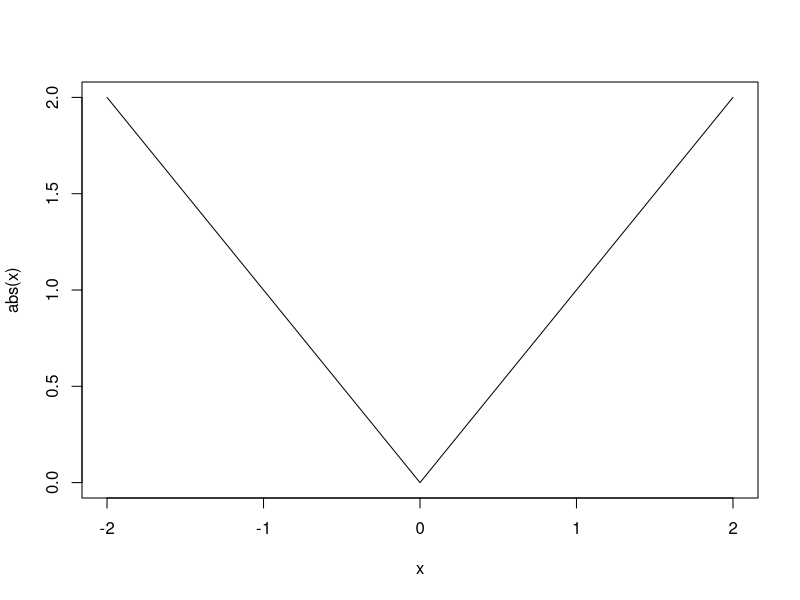
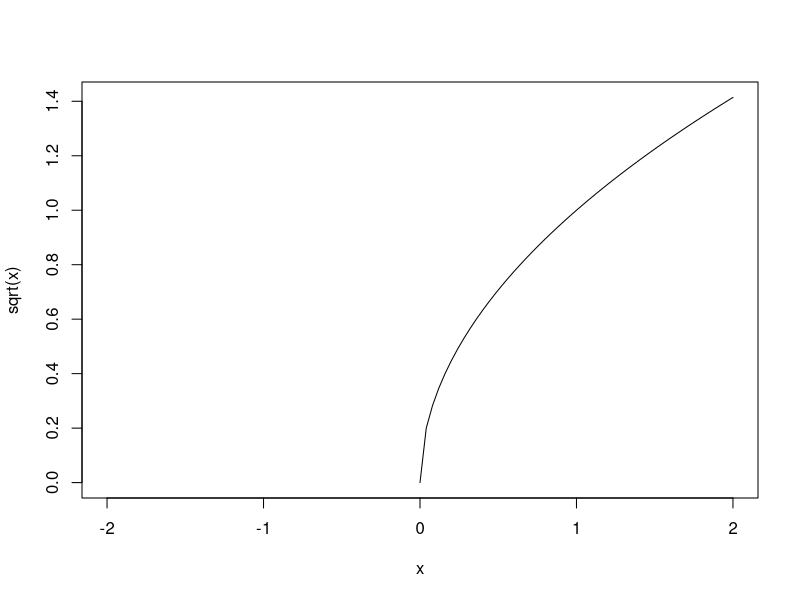

R code for these plots, in order:
curve(abs(x), -2, 2)
dev.copy(png,'img/abs.png')
dev.off()

curve(sqrt(x), -2, 2)
dev.copy(png,'img/sqrt.png')
dev.off()
